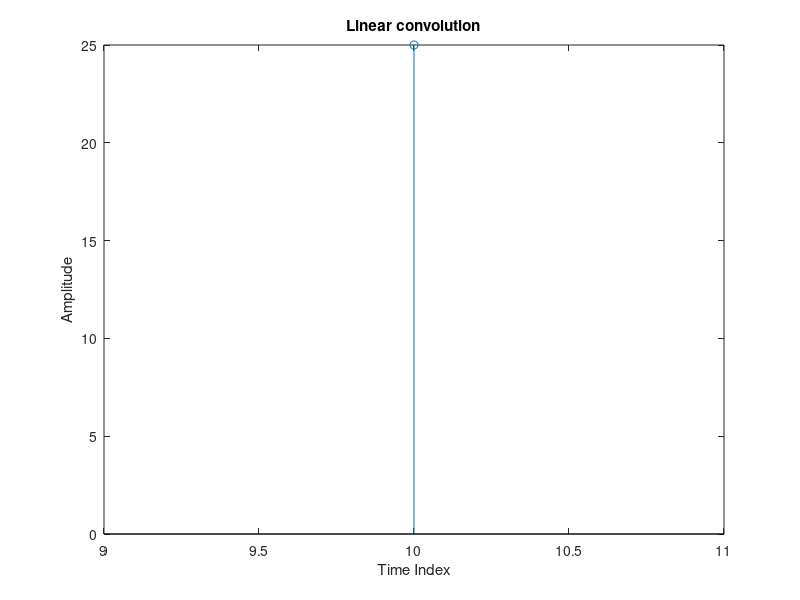

Write MATLAB code to recreate this figure.
%Linear convolution using inbuilt function

clc;
clear all;
close all;
x = input('Enter the elements of x(n): ');
x_ind = input('Enter the index of x: ');
h = input('enter the elements of h(n): ');
h_ind = input('Enter the index of h: ');
y = conv(x,h);
y_ind = min(x_ind)+min(h_ind):max(x_ind)+max(h_ind);
disp(y);
stem(y_ind,y);
xlabel("Time Index");
ylabel("Amplitude");
title("Linear convolution");
